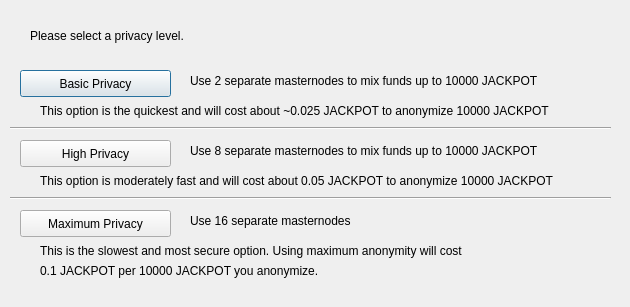
<?xml version="1.0" encoding="UTF-8"?>
<ui version="4.0">
 <class>ObfuscationConfig</class>
 <widget class="QDialog" name="ObfuscationConfig">
  <property name="geometry">
   <rect>
    <x>0</x>
    <y>0</y>
    <width>630</width>
    <height>307</height>
   </rect>
  </property>
  <property name="windowTitle">
   <string>Configure Obfuscation</string>
  </property>
  <widget class="QPushButton" name="buttonBasic">
   <property name="geometry">
    <rect>
     <x>20</x>
     <y>70</y>
     <width>151</width>
     <height>27</height>
    </rect>
   </property>
   <property name="text">
    <string>Basic Privacy</string>
   </property>
  </widget>
  <widget class="QPushButton" name="buttonHigh">
   <property name="geometry">
    <rect>
     <x>20</x>
     <y>140</y>
     <width>151</width>
     <height>27</height>
    </rect>
   </property>
   <property name="text">
    <string>High Privacy</string>
   </property>
  </widget>
  <widget class="QPushButton" name="buttonMax">
   <property name="geometry">
    <rect>
     <x>20</x>
     <y>210</y>
     <width>151</width>
     <height>27</height>
    </rect>
   </property>
   <property name="text">
    <string>Maximum Privacy</string>
   </property>
  </widget>
  <widget class="QLabel" name="label">
   <property name="geometry">
    <rect>
     <x>30</x>
     <y>20</y>
     <width>571</width>
     <height>31</height>
    </rect>
   </property>
   <property name="text">
    <string>Please select a privacy level.</string>
   </property>
  </widget>
  <widget class="QLabel" name="label_2">
   <property name="geometry">
    <rect>
     <x>190</x>
     <y>70</y>
     <width>421</width>
     <height>21</height>
    </rect>
   </property>
   <property name="text">
    <string>Use 2 separate masternodes to mix funds up to 10000 JACKPOT</string>
   </property>
  </widget>
  <widget class="QLabel" name="label_3">
   <property name="geometry">
    <rect>
     <x>190</x>
     <y>140</y>
     <width>411</width>
     <height>21</height>
    </rect>
   </property>
   <property name="text">
    <string>Use 8 separate masternodes to mix funds up to 10000 JACKPOT</string>
   </property>
  </widget>
  <widget class="QLabel" name="label_4">
   <property name="geometry">
    <rect>
     <x>190</x>
     <y>210</y>
     <width>421</width>
     <height>21</height>
    </rect>
   </property>
   <property name="text">
    <string>Use 16 separate masternodes</string>
   </property>
  </widget>
  <widget class="QLabel" name="label_6">
   <property name="geometry">
    <rect>
     <x>40</x>
     <y>100</y>
     <width>561</width>
     <height>21</height>
    </rect>
   </property>
   <property name="text">
    <string>This option is the quickest and will cost about ~0.025 JACKPOT to anonymize 10000 JACKPOT</string>
   </property>
  </widget>
  <widget class="QLabel" name="label_7">
   <property name="geometry">
    <rect>
     <x>40</x>
     <y>170</y>
     <width>561</width>
     <height>21</height>
    </rect>
   </property>
   <property name="text">
    <string>This option is moderately fast and will cost about 0.05 JACKPOT to anonymize 10000 JACKPOT</string>
   </property>
  </widget>
  <widget class="QLabel" name="label_8">
   <property name="geometry">
    <rect>
     <x>40</x>
     <y>240</y>
     <width>561</width>
     <height>21</height>
    </rect>
   </property>
   <property name="text">
    <string>This is the slowest and most secure option. Using maximum anonymity will cost</string>
   </property>
  </widget>
  <widget class="QLabel" name="label_9">
   <property name="geometry">
    <rect>
     <x>40</x>
     <y>260</y>
     <width>561</width>
     <height>21</height>
    </rect>
   </property>
   <property name="text">
    <string>0.1 JACKPOT per 10000 JACKPOT you anonymize.</string>
   </property>
  </widget>
  <widget class="Line" name="line">
   <property name="geometry">
    <rect>
     <x>10</x>
     <y>120</y>
     <width>601</width>
     <height>16</height>
    </rect>
   </property>
   <property name="orientation">
    <enum>Qt::Horizontal</enum>
   </property>
  </widget>
  <widget class="Line" name="line_2">
   <property name="geometry">
    <rect>
     <x>10</x>
     <y>190</y>
     <width>601</width>
     <height>16</height>
    </rect>
   </property>
   <property name="orientation">
    <enum>Qt::Horizontal</enum>
   </property>
  </widget>
 </widget>
 <resources/>
 <connections/>
</ui>
